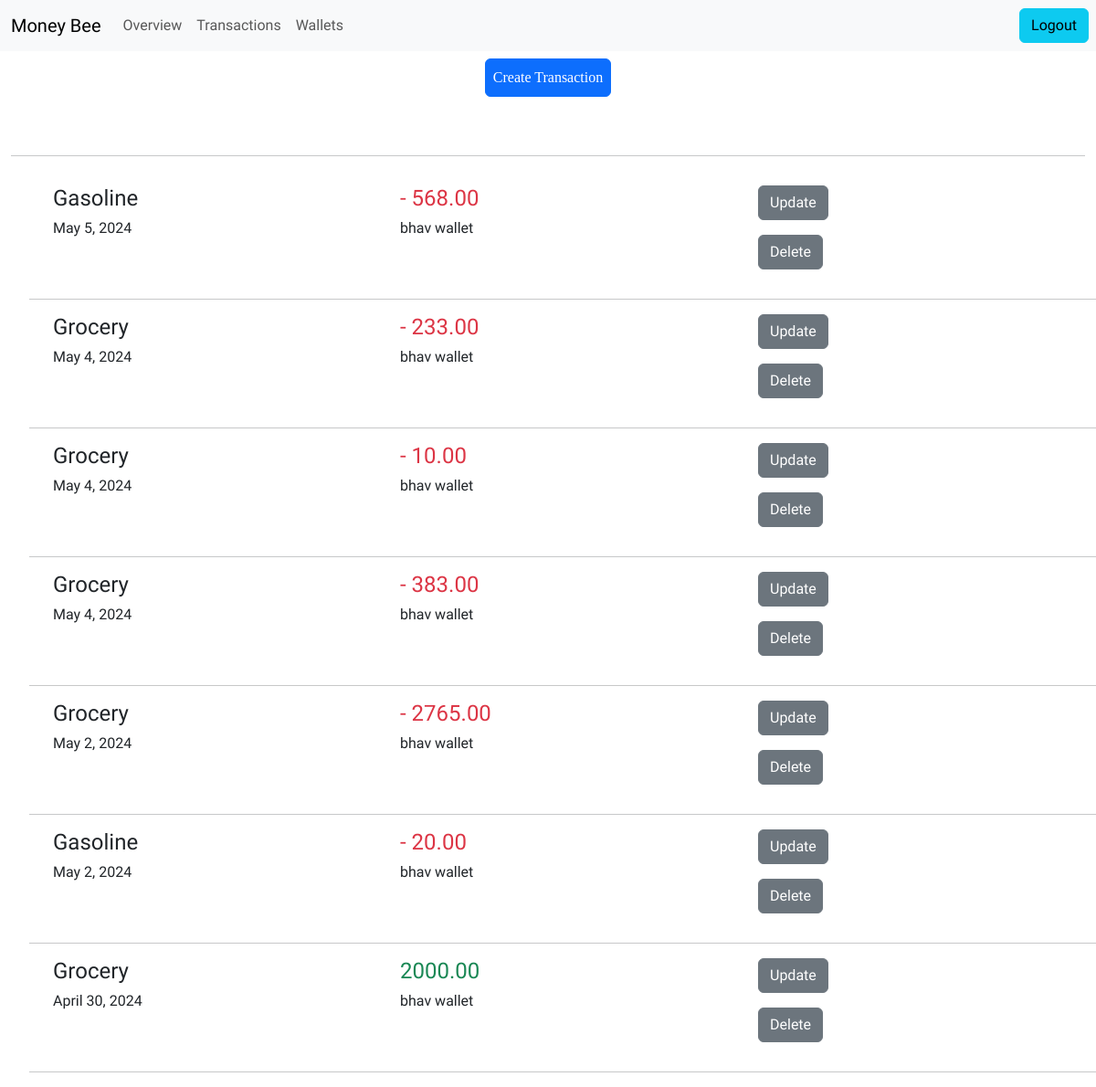
The page /personal/transactions (signed in) on the database as committed earlier.
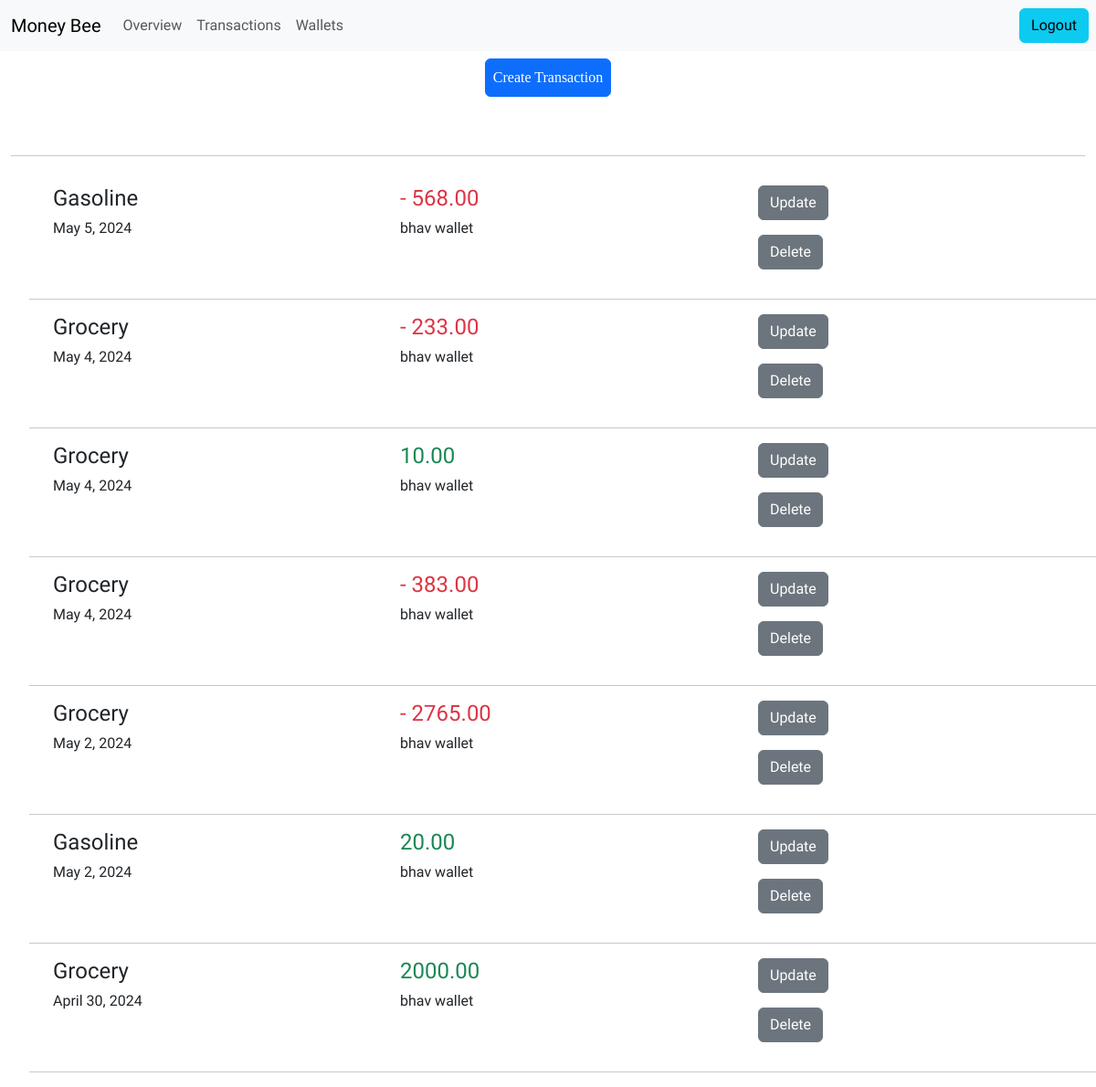
The same page on the database as committed later.
### expense_tracker/models.py (models this page shows, shortened)
class Transaction(models.Model):
    wallet = models.ForeignKey(
        Wallet, on_delete=models.CASCADE
    )  # One-to-many link to Wallet
    category = models.ForeignKey(
        Category, on_delete=models.SET_NULL, null=True
    )  # Many-to-one link to Category
    amount = models.DecimalField(max_digits=10, decimal_places=2,
                                 validators=[MinValueValidator(Decimal('0.00'))])  # Transaction amount
    date = models.DateField()  # Transaction date
    is_income = models.BooleanField(default=False)
    user=models.ForeignKey(User, on_delete=models.CASCADE)

class Category(models.Model):
    name = models.CharField(max_length=100, unique=True)  # Unique category name
    def __str__(self):
        return self.name  # For readable display

class Wallet(models.Model):
    user = models.ForeignKey(
        User, on_delete=models.CASCADE
    )  # Link to the user's account
    name = models.CharField(max_length=100, default="default wallet")  # Wallet name
    balance = models.DecimalField(
        max_digits=10, decimal_places=2, default=0.00
    )  # Initial balance
    class Meta:
        unique_together = [('user', 'name')]
    def __str__(self):
        return f"{self.name}"  # For readable display

### expense_tracker/views.py (the view)
# urls.py: path('personal/transactions',views.ListTransaction.as_view(),name="list_transaction"),
class ListTransaction(ListView):
    model = Transaction
    context_object_name="transactions"
    def get_queryset(self):
        user = self.request.user
        queryset = super().get_queryset().filter(user=user).order_by('-date')
        return queryset

### expense_tracker/templates/expense_tracker/transaction_list.html (shortened to what this page needs)
{% extends "expense_tracker/personal_home.html" %}
{% block content %}
<div class="container-fluid text-center align-items-center py-2">
    <div>
        <h1>
        <a href={% url 'create_transaction'  %} class="btn btn-primary mb-5 p-2">Create Transaction</a>
        </h1>
    </div>
    <hr>
</div>
<ul>
    {% for transaction in transactions %}
    <div class="container my-2">
        <div class="row">
            <div class="col-md-4">
                <h4>
                    {{ transaction.category }}
                </h4>
                <h6>
                    {{ transaction.date }}
                </h6>
            </div>
            <div class="col-md-4">
                <h4>
                    {% if not transaction.is_income %}
                    <span class="text-danger"> -
                    {% else %}
                    <span class="text-success">
                    {% endif %}
                    {{ transaction.amount }}
                    </span>
                </h4>
                <h6>
                    {{ transaction.wallet }}
                </h6>
            </div>
            <div class="col-md-4 d-fex flex-row">
                <div class="container">
                    <a href="{% url 'update_transaction' transaction.pk %}" class="btn btn-secondary">Update</a>
                </div>
                <div class="container">
                    <a href="{% url 'delete_transaction' transaction.pk %}" class="btn btn-secondary my-3">Delete</a>
                </div>
            </div>
        </div>
    </div>
    <hr>
    {% endfor %}
</ul>
{% endblock %}

### expense_tracker/templates/expense_tracker/personal_home.html (shortened to what this page needs)
{% extends "base.html" %}
{% load static %}
{% block css_files %}
<link rel="stylesheet" href="{% static "expense_tracker/add_btn.css" %}"><link rel="stylesheet" href="https://fonts.googleapis.com/css2?family=Material+Symbols+Outlined:opsz,wght,FILL,GRAD@24,500,0,200" />
<link rel="stylesheet" href="{% static "expense_tracker/add_btn.css" %}">
{% endblock %}
{% block navbar%}
<div class="container-fluid">
    <a class="navbar-brand" href="#">Money Bee</a>
    <div class="collapse navbar-collapse" id="navbarSupportedContent">
        <ul class="navbar-nav  mb-2 mb-lg-0 ">
            <li class="nav-item">
                <a class="nav-link {% block overview %}{% endblock %}" aria-current="page" href="{% url 'overview' %}">Overview</a>
            </li>
        </ul>
        <ul class="navbar-nav  mb-2 mb-lg-0 ">
            <li class="nav-item">
                <a class="nav-link {% block transactions %}{% endblock %}" aria-current="page" href="{% url 'list_transaction' %}">Transactions</a>
            </li>
        </ul>
        <ul class="navbar-nav  mb-2 mb-lg-0 ">
            <li class="nav-item">
                <a class="nav-link {% block wallets %}{% endblock %}" aria-current="page" href="{% url 'wallets' %}">Wallets</a>
            </li>
        </ul>
    </div>
</div>
<ul class="navbar-nav  mb-2 mb-lg-0 ">
    <li class="nav-item">
        <form method="post" action="{% url 'logout' %}">
          <button type="submit" class="btn btn-info mx-2">Logout</button>
      </form>
      </li>
</ul>
{% endblock %}

### templates/base.html (shortened to what this page needs)
{% load static %}
<!DOCTYPE html>
<html lang="en">
<head>
    <link href="https://cdn.jsdelivr.net/npm/bootstrap@5.3.3/dist/css/bootstrap.min.css" rel="stylesheet"
>
    <link rel="stylesheet" href="{% static "expense_tracker/base.css" %}">
    {% block css_files %}{% endblock %}
</head>
<body>
    <header>
        <nav class="navbar navbar-expand-lg bg-body-tertiary">
            {% block navbar %}{% endblock %}
        </nav>
    </header>
    <main>
        {% block content %}{% endblock %}
    </main>
</body>
</html>

### expense_tracker/static/expense_tracker/base.css (style rules this page uses)
:root { --font-source-sans: "Source Sans 3", sans-serif; --font-libre-baskerville: "Libre Baskerville", serif; }
body { font-family: var(--font-source-sans); }
*, *::before, *::after { box-sizing: border-box; }
h1, h2, h3 { font-family: var(--font-libre-baskerville); }
h4, h5, h6, p { font-family: var(--font-source-sans); }
.navbar-nav .nav-link { position: relative; transition: all 0.3s ease-in-out; }

Rows that differ between the two databases and show on the page:
changed Transaction (number 3 of 7 on the later page): no longer shows "-"
changed Transaction (number 6 of 7 on the later page): no longer shows "-"
